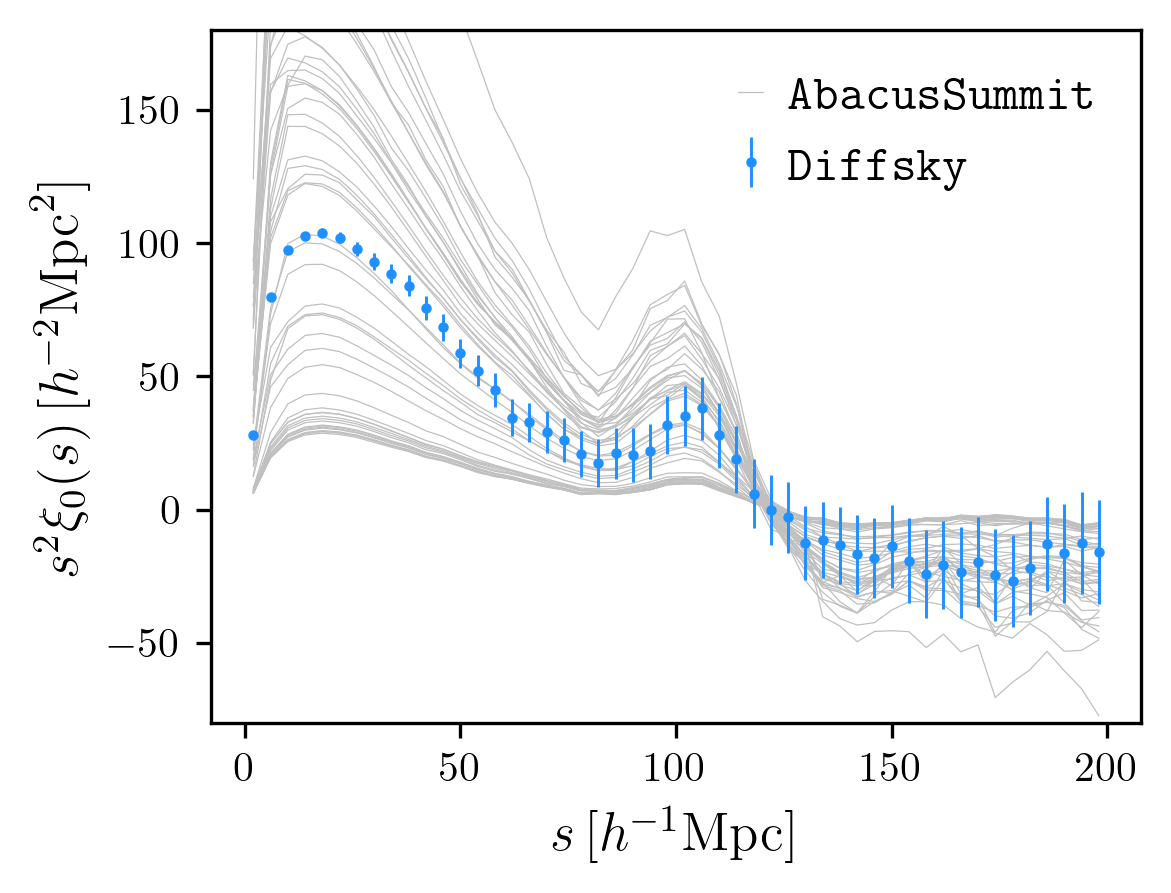

Here is the Python script that generated this plot:
import acm.observables.emc as emc
import numpy as np
import matplotlib.pyplot as plt 

plt.rc('text', usetex=True)
plt.rc('font', family='serif')

fig, ax = plt.subplots(figsize=(4, 3))

cosmo_idx = 0
hod_idx = list(range(50))

observable = emc.GalaxyCorrelationFunctionMultipoles(
        select_filters={
            'cosmo_idx': cosmo_idx, 'hod_idx': hod_idx,
            'multipoles': [0]
        },
        slice_filters={
        }
    )

abacus_y = observable.lhc_y.reshape(len(hod_idx), -1)
diffsky_y = observable.diffsky_y
s = observable.separation
cov = observable.get_covariance_matrix(divide_factor=8)
error = np.sqrt(np.diag(cov))

for hod in hod_idx:
    label = r'$\texttt{AbacusSummit}$' if hod == hod_idx[0] else None
    ax.plot(s, s**2 * abacus_y[hod], color='silver', lw=0.3, label=label)

ax.errorbar(s, s**2 * diffsky_y, s**2 * error, marker='o', ls='', ms=1.5, 
            color='dodgerblue', label=r'$\texttt{Diffsky}$', elinewidth=0.7)

ax.set_xlabel(r'$s\,[h^{-1}{\rm Mpc}]$', fontsize=13)
ax.set_ylabel(r'$s^2\xi_0(s)\,[h^{-2}{\rm Mpc}^2]$', fontsize=13)

ax.set_ylim(-80, 180)
ax.legend(fontsize=12, handlelength=0.5, handletextpad=0.5, loc='best', frameon=False)
plt.savefig('abacus_vs_diffsky.png', dpi=300, bbox_inches='tight')